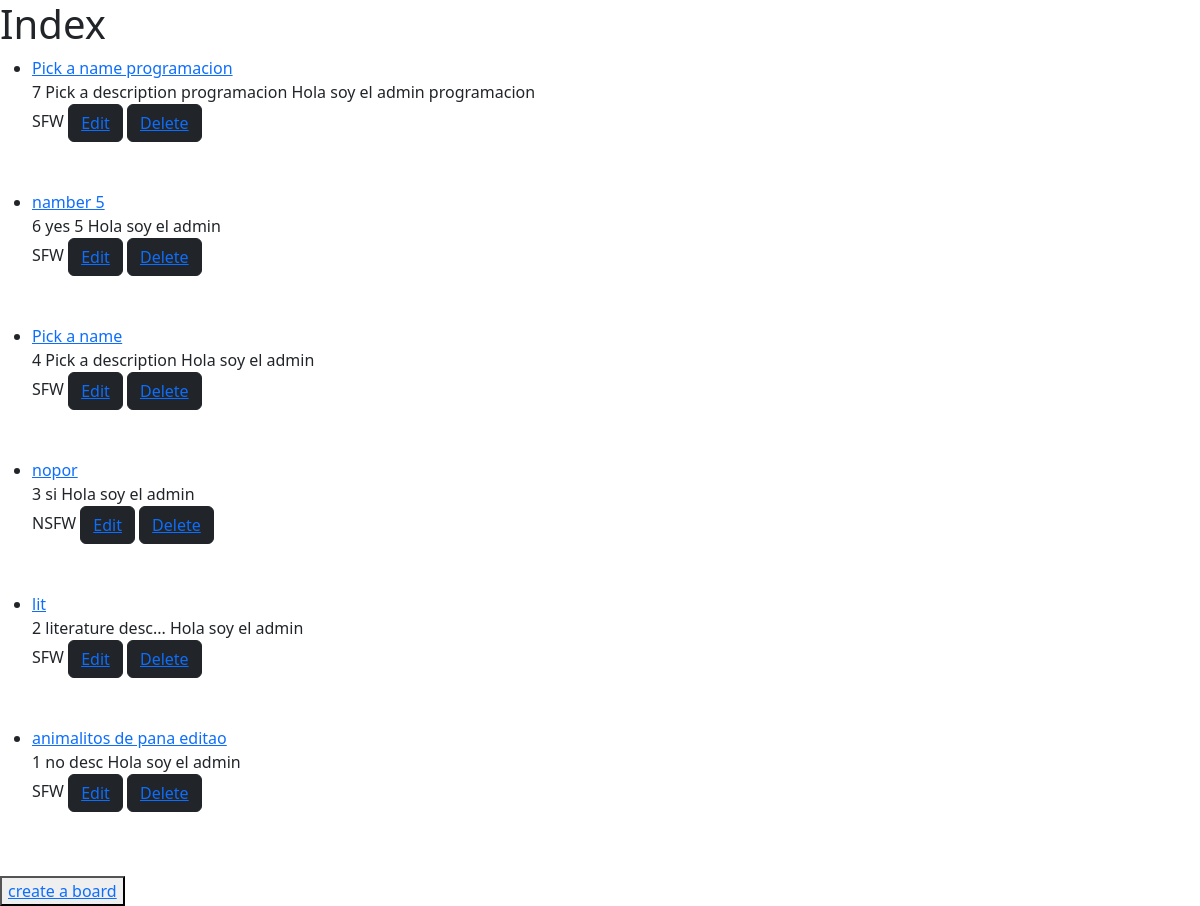
The page / on the database its author committed.
### multi/models.py (models this page shows, shortened)
class Board(models.Model):
    class BoardCategory(models.TextChoices):
        Opsfw= "SFW" , "sfw"
        Opnsfw= "NSFW" , "nsfw"
    tag = models.CharField(
            max_length=12,
            choices=BoardCategory.choices,
            default=BoardCategory.Opsfw
        )
    name = models.CharField(default="Pick a name", max_length=50)
    description = models.TextField(default="Pick a description")
    newadd = models.TextField(default="Hola que pasa")
    adminPost= models.TextField(default="Hola soy el admin")

### multi/views.py (the view)
# urls.py: path('', HomeView.as_view(), name='home' ),
class HomeView(ListView): # listview makes a list of the boards
    model = Board # makes reference to which model you wanna use.
    template_name = 'home.html' # references the template
    ordering = ['-id'] # orders from id in reverse (latest added)

### multi/templates/home.html
{% extends 'base.html' %}
{% block content %}
<h1> Index </h1>
<ul>
{% for board in object_list %}
    <li><a href="{% url 'board-panel' board.pk %}"> {{ board.name }}</a>
    <br>
    {{ board.pk }}
    {{ board.description }}
    {{ board.adminPost}}
    <br>
    {{ board.tag}}
    <button class="btn btn-dark"> <a href="{% url 'update-board' board.pk %}"> Edit</a></button>
    <button class="btn btn-dark"> <a href="{% url 'delete-board' board.pk %}"> Delete</a></button>
    </li>
    <br>
    <br>
{% endfor %}
</ul>
<button> <a href="{% url 'create-board' %}"> create a board </a> </button>
{% endblock %}

### multi/templates/base.html (shortened to what this page needs)
{% load static %}
<!doctype html>
<html lang="en">
  <head>
    <link href="https://cdn.jsdelivr.net/npm/bootstrap@5.2.0-beta1/dist/css/bootstrap.min.css" rel="stylesheet">
  </head>
  <body>
    {% block content %}
    {% endblock %}
  </body>
</html>

### rows shown on the page
Board: name "Pick a name programacion", pk "7", description "Pick a description programacion", adminPost "Hola soy el admin programacion", tag "SFW"
Board: name "namber 5", pk "6", description "yes 5", adminPost "Hola soy el admin", tag "SFW"
Board: name "Pick a name", pk "4", description "Pick a description", adminPost "Hola soy el admin", tag "SFW"
Board: name "nopor", pk "3", description "si", adminPost "Hola soy el admin", tag "NSFW"
Board: name "lit", pk "2", description "literature desc...", adminPost "Hola soy el admin", tag "SFW"
Board: name "animalitos de pana editao", pk "1", description "no desc", adminPost "Hola soy el admin", tag "SFW"
